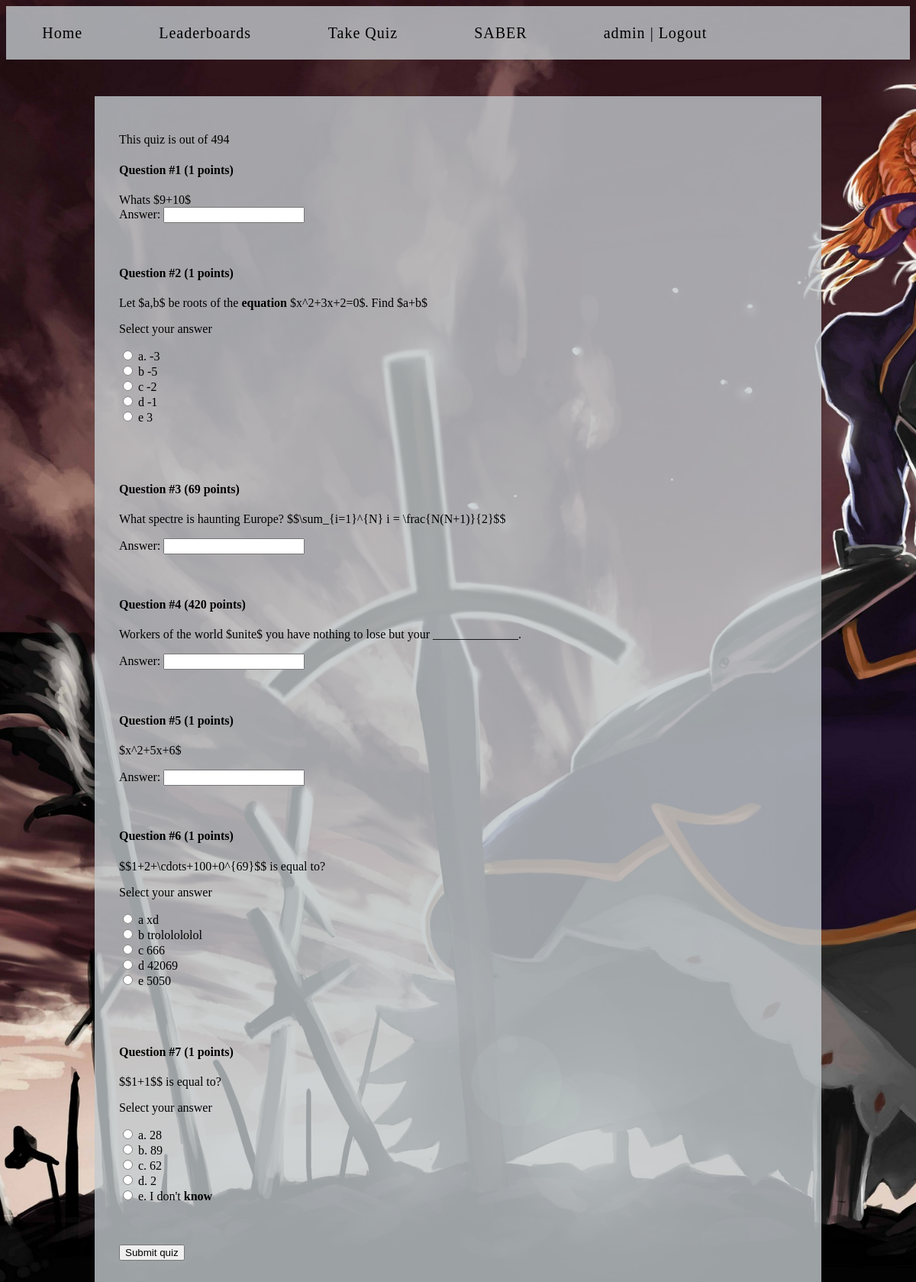
Page /quiz/takequiz/10 (signed in) on the committed database.
### db/models.py (models this page shows)
class Question(models.Model):
    questionHTML = models.CharField(max_length=1500, default="")
    inUse = models.BooleanField(default=True)
    answerType = models.CharField(default='ia',max_length=2, choices= QUESTION_TYPE_CHOICES)
    options = models.CharField(default="", max_length = 500) # using dumb hack
    weight = models.IntegerField(default = 1) #problem score weight
    correctAnswer = models.CharField(max_length=20)

### quiz/quiz.py (the view, shortened to what this page needs)
# urls.py: path('takequiz/<int:quizId>', quiz.getQuiz, name = "takeQuiz"),
@login_required
def getQuiz(request, quizId = 0):
    thisQuiz = Quiz.objects.get(id = quizId)
    if thisQuiz.visible == False:
        return HttpResponseRedirect(reverse('quizHome'))
    questionSet = thisQuiz.questionList.all().order_by('id')
    quizResult = UserProblemVerdict.objects.filter(user = request.user)\
    .filter(quiz_id = quizId)
    parsedQs = []
    totalWeight= 0
    userScore = 0
    for question in questionSet:
        toRender = questionToJson(question)
        parsedQs.append(toRender)
        totalWeight += question.weight
    ctx ={'quizId' : quizId,
    'qList' : parsedQs,
    'numQs' : len(parsedQs),
    'isDone' : (len(quizResult) > 0),
    'totalWeight': totalWeight,
    'userScore': userScore} #add quiz ID
    return render(request, "quiztemplate.html", ctx)

### db/models.py (called while the page is built)
def questionToJson(question):
    toRender = {}
    toRender['id'] = str(question.id)
    toRender['questionHTML'] =question.questionHTML
    toRender['answerType'] = question.answerType
    toRender['weight'] = str(question.weight)
    toRender['options'] = []
    toRender['correctAnswer'] = question.correctAnswer
    if TYPEDICT[question.answerType] == 'multichoice':
        toRender['options'] = question.options.split(MC_DELIMITOR)
    return toRender

### templates/quiztemplate.html (shortened to what this page needs)
{% extends "base.html" %}
{% block body %}
<div class="rosella-textbox">
{% if isDone %}
 <p> Your score is {{userScore}} out of {{totalWeight}} </p>
{% else %}
  <p> This quiz is out of {{totalWeight}} </p>
{% endif %}
<form action="javascript:submitquiz()">
{% for question in qList %}
<h4> Question #{{forloop.counter}} ({{question.weight}}
  {% if question.weight != 1 %}points{% else %}point{% endif %})</h4>
<div> {% autoescape off %}
    {{ question.questionHTML }}
{% endautoescape %}</div>
  {% if question.answerType == 'mc' %}
    <p> Select your answer </p>
    {% for option in question.options %}
    <input type = "radio" value = "{{ forloop.counter }}" name = "{{ forloop.parentloop.counter }}"
    > {% autoescape off %}<span> {{ option }} </span>{% endautoescape %}
    <br>
    {% endfor %}
  {% endif %}
  {% if question.answerType == 'ia' %}
  <label for="{{ forloop.counter }}"> Answer: </label>
  <input id = "{{ forloop.counter }}"
  >
  {% endif %}
<br>
<br>
<br>
{% endfor %}
{% if not isDone %}
<input type="submit" value="Submit quiz">
{% else %}
     </fieldset>
{% endif %}
</form>
</div>
{% endblock %}

### templates/base.html (shortened to what this page needs)
{% load static %}
<!DOCTYPE html>
<html>
<head>
</head>
	<link rel="stylesheet" href="{% static 'stylesheet.css' %}"></link>
  <body class = "saberstyle2">
    <nav class="w3schoolnavbar">
        <div class="container">
            <a class="navbutton" href="{% url 'home' %}">Home</a>
            <a class="navbutton" href="{% url 'globalLeaderboards' %}"> Leaderboards </a>
            {% if request.user.is_authenticated %}
            <a class="navbutton" href="/quiz">Take Quiz</a>
              {% if request.user.is_superuser %}
                <a class = "navbutton" href = "/SABER">SABER</a>
              {% endif %}
            <a class="navbutton" href="/accounts/logout">{{ user }} | Logout</a>
            {% else %}
            <a class="navbutton" href="/accounts/login">Login</a>
            {% endif %}
        </div>
    </nav>
    {% block body %}
    {% endblock %}
  </body>
</html>

### static/stylesheet.css (style rules this page uses)
body.saberstyle2 { overflow-x: auto; background-image: url('/static/prodbackground.jpg'); background-repeat: no-repeat; background-attachment: fixed; background-position: right bottom; height: 100%; background-position: center; background-repeat: no-repeat; background-size: cover; }
.rosella-textbox { width: 75%; padding: 2rem; background-color: rgba(196,202,206, 0.8); margin: 3rem auto 2% auto; overflow: auto; }
.w3schoolnavbar { position: relative; z-index: 2; font-size: 17px; background-color: rgba(196,202,206, 0.8); color: #f1f1f1; width: 100%; padding: 2% 0 2% 0; margin: 0; letter-spacing: 1px; }
a.navbutton { border: none; font-size: 20px; background-color: rgba(196,202,206, 0.0); font-family: Garamond, serif; text-decoration: none; color: black; margin: 0; padding: 2% 4% 2% 4%; }

### rows in the picture
Question: questionHTML "Whats $9+10$"
Question: questionHTML "Let $a,b$ be roots of the equation $x^2+3x+2=0$. Find $a+b$"
Question: questionHTML "What spectre is haunting Europe? $$\\sum_{i=1}^{N} i = \\frac{N(N+1)}{2}$$"
Question: questionHTML "Workers of the world $unite$ you have nothing to lose but your ______________."
Question: questionHTML "$x^2+5x+6$"
Question: questionHTML "$$1+2+\\cdots+100+0^{69}$$ is equal to?"
Question: questionHTML "$$1+1$$ is equal to?"

### other values in the picture
{{ user }} "admin"
{{ totalWeight }} "494"
{{ question.weight }} "1" "1" "69" "420" "1" "1" "1"
{{ option }} "a. -3" "b -5" "c -2" "d -1" "e 3" "a xd" "b trololololol" "c 666" "d 42069" "e 5050" "a. 28" "b. 89" "c. 62" "d. 2" "e. I don't know"
